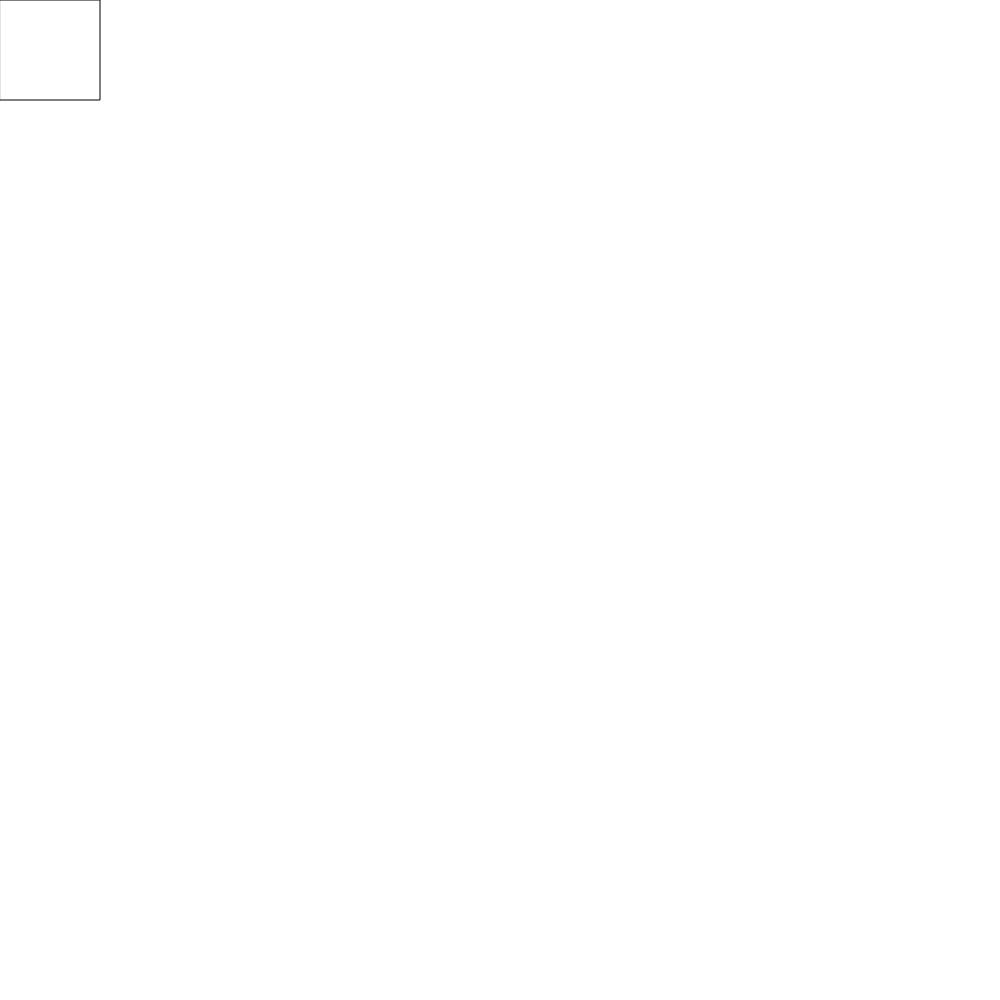
Frame 1 (no input)
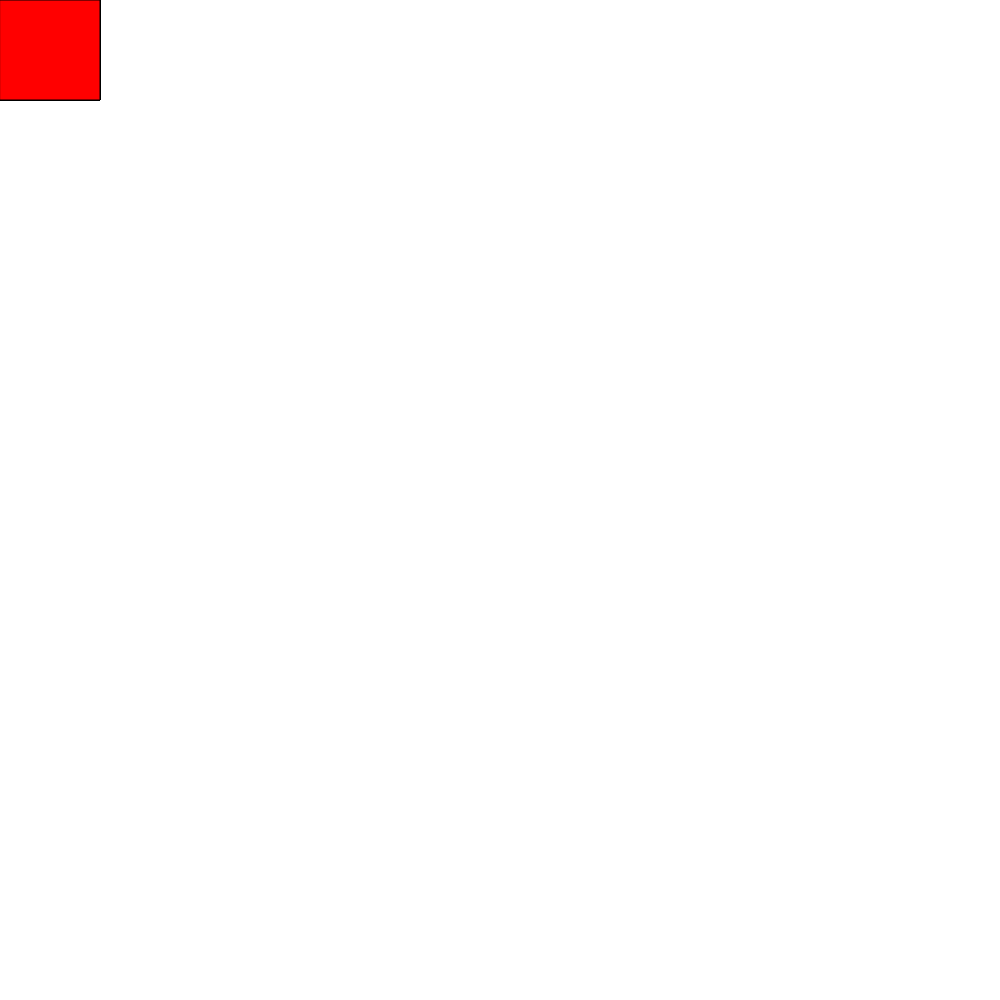
Frame 60 (no input)
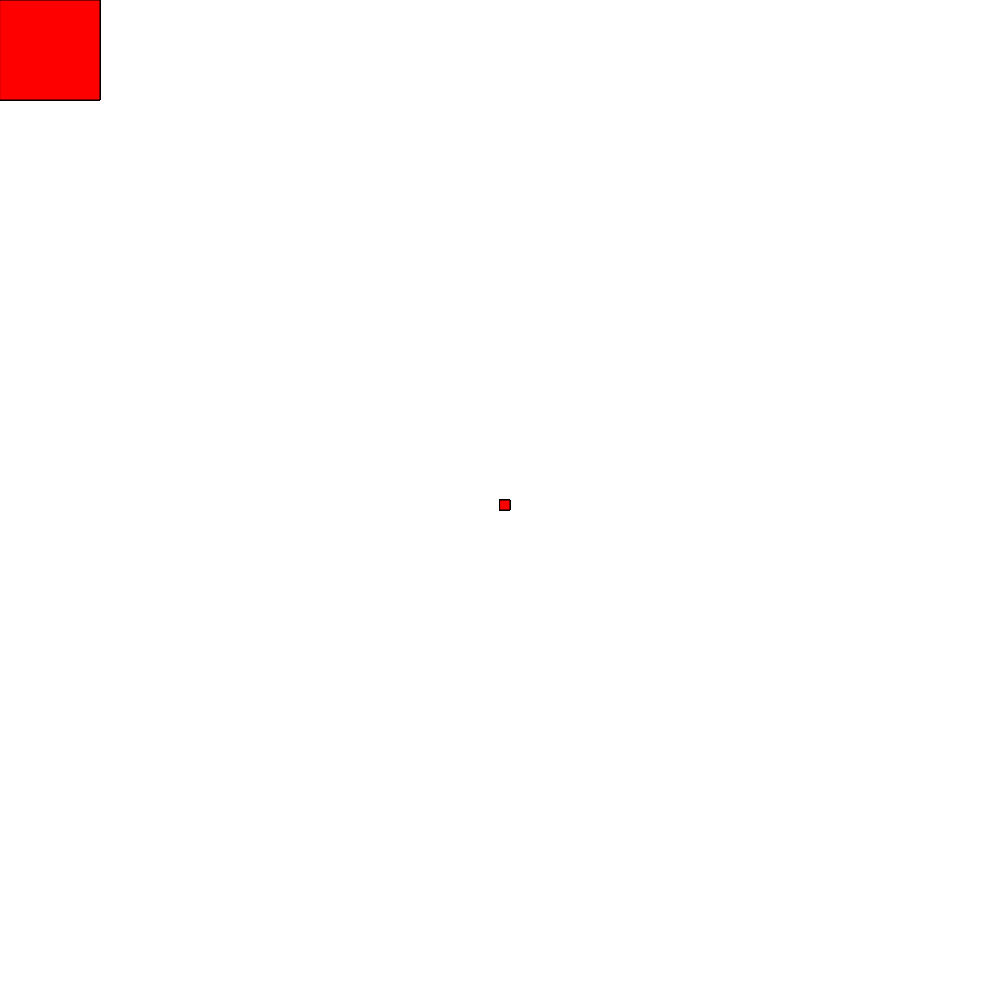
Frame 120 (the mouse pressed at the canvas centre since frame 60)

The p5.js sketch that drew these frames (run headless with seeded random() and noise() and a simulated clock; from frame 60 on, the mouse is pressed at the canvas centre):

// p5.js sketch
// ── sketch.js
function setup() {
    createCanvas(1000, 1000);
  background  ("white")
  }
  
     
     
     
  function draw() {
    rect(0,0,100,100) 
    fill("red")
    stroke("black")
    
    if(mouseIsPressed){
      rect(mouseX, mouseY,10,10)}}
